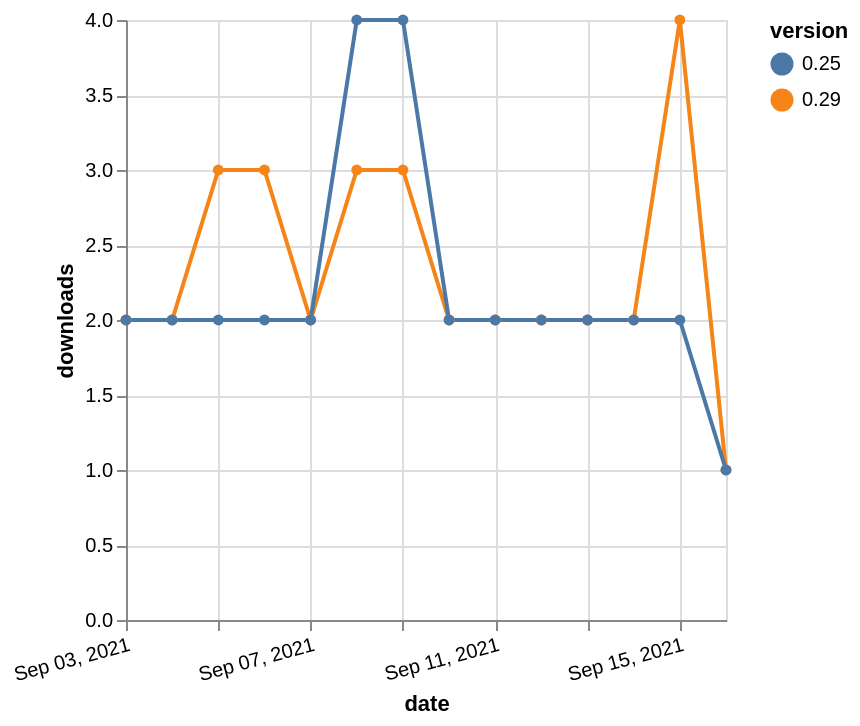

Here is the Vega-Lite specification saved for this chart:
### Vega-Lite specification from a JSON file in a GitHub repository (floating-point values rounded to 4 significant figures)
{"$schema": "https://vega.github.io/schema/vega-lite/v5.json", "description": "A simple bar chart with embedded data.", "data": {"values": [{"date": "2021-09-03", "total": 2275, "delta": 2, "version": "0.29"}, {"date": "2021-09-04", "total": 2277, "delta": 2, "version": "0.29"}, {"date": "2021-09-05", "total": 2280, "delta": 3, "version": "0.29"}, {"date": "2021-09-06", "total": 2283, "delta": 3, "version": "0.29"}, {"date": "2021-09-07", "total": 2285, "delta": 2, "version": "0.29"}, {"date": "2021-09-08", "total": 2288, "delta": 3, "version": "0.29"}, {"date": "2021-09-09", "total": 2291, "delta": 3, "version": "0.29"}, {"date": "2021-09-10", "total": 2293, "delta": 2, "version": "0.29"}, {"date": "2021-09-11", "total": 2295, "delta": 2, "version": "0.29"}, {"date": "2021-09-12", "total": 2297, "delta": 2, "version": "0.29"}, {"date": "2021-09-13", "total": 2299, "delta": 2, "version": "0.29"}, {"date": "2021-09-14", "total": 2301, "delta": 2, "version": "0.29"}, {"date": "2021-09-15", "total": 2305, "delta": 4, "version": "0.29"}, {"date": "2021-09-16", "total": 2306, "delta": 1, "version": "0.29"}, {"date": "2021-09-03", "total": 3129, "delta": 2, "version": "0.25"}, {"date": "2021-09-04", "total": 3131, "delta": 2, "version": "0.25"}, {"date": "2021-09-05", "total": 3133, "delta": 2, "version": "0.25"}, {"date": "2021-09-06", "total": 3135, "delta": 2, "version": "0.25"}, {"date": "2021-09-07", "total": 3137, "delta": 2, "version": "0.25"}, {"date": "2021-09-08", "total": 3141, "delta": 4, "version": "0.25"}, {"date": "2021-09-09", "total": 3145, "delta": 4, "version": "0.25"}, {"date": "2021-09-10", "total": 3147, "delta": 2, "version": "0.25"}, {"date": "2021-09-11", "total": 3149, "delta": 2, "version": "0.25"}, {"date": "2021-09-12", "total": 3151, "delta": 2, "version": "0.25"}, {"date": "2021-09-13", "total": 3153, "delta": 2, "version": "0.25"}, {"date": "2021-09-14", "total": 3155, "delta": 2, "version": "0.25"}, {"date": "2021-09-15", "total": 3157, "delta": 2, "version": "0.25"}, {"date": "2021-09-16", "total": 3158, "delta": 1, "version": "0.25"}]}, "width": "container", "mark": {"type": "line", "point": {"filled": true}}, "encoding": {"x": {"field": "date", "type": "temporal", "timeUnit": "yearmonthdate", "title": "date", "axis": {"labelAngle": -15}}, "y": {"field": "delta", "type": "quantitative", "title": "downloads"}, "color": {"field": "version", "type": "nominal"}, "tooltip": {"field": "delta"}}}
